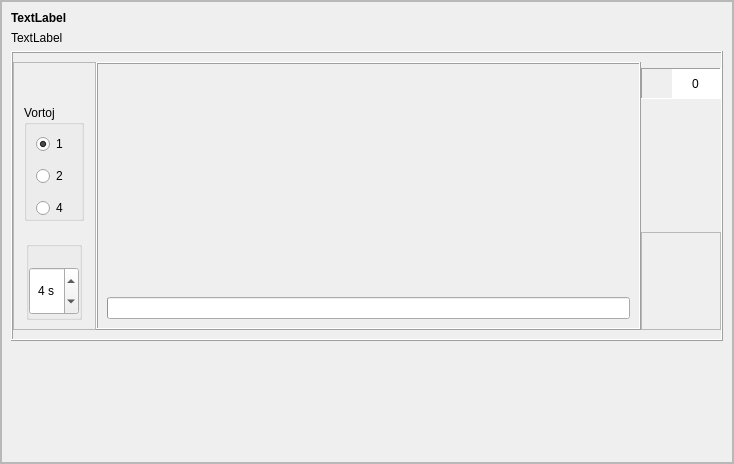
<?xml version="1.0" encoding="UTF-8"?>
<ui version="4.0">
 <class>prononco</class>
 <widget class="QFrame" name="prononco">
  <property name="geometry">
   <rect>
    <x>0</x>
    <y>0</y>
    <width>734</width>
    <height>464</height>
   </rect>
  </property>
  <property name="windowTitle">
   <string>Frame</string>
  </property>
  <property name="frameShape">
   <enum>QFrame::StyledPanel</enum>
  </property>
  <property name="frameShadow">
   <enum>QFrame::Raised</enum>
  </property>
  <property name="tipo" stdset="0">
   <string>senborda</string>
  </property>
  <layout class="QVBoxLayout" name="verticalLayout_6">
   <property name="leftMargin">
    <number>0</number>
   </property>
   <property name="topMargin">
    <number>0</number>
   </property>
   <property name="rightMargin">
    <number>0</number>
   </property>
   <property name="bottomMargin">
    <number>0</number>
   </property>
   <item>
    <widget class="QScrollArea" name="scrollArea">
     <property name="widgetResizable">
      <bool>true</bool>
     </property>
     <widget class="QWidget" name="scrollAreaWidgetContents">
      <property name="geometry">
       <rect>
        <x>0</x>
        <y>0</y>
        <width>716</width>
        <height>478</height>
       </rect>
      </property>
      <layout class="QVBoxLayout" name="verticalLayout_7">
       <item>
        <widget class="titolo" name="Ekz_Pron1">
         <property name="font">
          <font>
           <weight>75</weight>
           <bold>true</bold>
          </font>
         </property>
         <property name="text">
          <string notr="true">TextLabel</string>
         </property>
         <property name="wordWrap">
          <bool>true</bool>
         </property>
        </widget>
       </item>
       <item>
        <widget class="QLabel" name="Ekz_Pron2">
         <property name="text">
          <string notr="true">TextLabel</string>
         </property>
         <property name="wordWrap">
          <bool>true</bool>
         </property>
        </widget>
       </item>
       <item>
        <widget class="QFrame" name="frame">
         <property name="frameShape">
          <enum>QFrame::Box</enum>
         </property>
         <property name="frameShadow">
          <enum>QFrame::Raised</enum>
         </property>
         <property name="tipo" stdset="0">
          <string>markebla</string>
         </property>
         <layout class="QHBoxLayout" name="horizontalLayout_2" stretch="0,1,0">
          <property name="spacing">
           <number>0</number>
          </property>
          <property name="leftMargin">
           <number>0</number>
          </property>
          <property name="rightMargin">
           <number>0</number>
          </property>
          <item>
           <widget class="QFrame" name="frame_2">
            <property name="sizePolicy">
             <sizepolicy hsizetype="Fixed" vsizetype="Preferred">
              <horstretch>0</horstretch>
              <verstretch>0</verstretch>
             </sizepolicy>
            </property>
            <property name="maximumSize">
             <size>
              <width>100</width>
              <height>16777215</height>
             </size>
            </property>
            <property name="frameShape">
             <enum>QFrame::StyledPanel</enum>
            </property>
            <property name="frameShadow">
             <enum>QFrame::Raised</enum>
            </property>
            <property name="tipo" stdset="0">
             <string>senborda</string>
            </property>
            <layout class="QVBoxLayout" name="verticalLayout_2">
             <property name="spacing">
              <number>20</number>
             </property>
             <property name="leftMargin">
              <number>0</number>
             </property>
             <property name="topMargin">
              <number>0</number>
             </property>
             <property name="rightMargin">
              <number>0</number>
             </property>
             <item alignment="Qt::AlignLeft|Qt::AlignTop">
              <widget class="QFrame" name="frame_5">
               <property name="sizePolicy">
                <sizepolicy hsizetype="Preferred" vsizetype="Maximum">
                 <horstretch>0</horstretch>
                 <verstretch>0</verstretch>
                </sizepolicy>
               </property>
               <property name="maximumSize">
                <size>
                 <width>16777215</width>
                 <height>16777215</height>
                </size>
               </property>
               <property name="autoFillBackground">
                <bool>false</bool>
               </property>
               <property name="frameShape">
                <enum>QFrame::NoFrame</enum>
               </property>
               <property name="frameShadow">
                <enum>QFrame::Sunken</enum>
               </property>
               <layout class="QHBoxLayout" name="horizontalLayout">
                <property name="spacing">
                 <number>1</number>
                </property>
                <property name="leftMargin">
                 <number>0</number>
                </property>
                <property name="topMargin">
                 <number>0</number>
                </property>
                <property name="rightMargin">
                 <number>0</number>
                </property>
                <property name="bottomMargin">
                 <number>0</number>
                </property>
                <item>
                 <widget class="QPushButton" name="PP_Startu">
                  <property name="text">
                   <string notr="true"/>
                  </property>
                  <property name="icon">
                   <iconset>
                    <normalon>:/ikonoj/ekzercoj/komenci.png</normalon>
                    <activeon>:/ikonoj/ekzercoj/komenci-over.png</activeon>
                   </iconset>
                  </property>
                  <property name="iconSize">
                   <size>
                    <width>35</width>
                    <height>33</height>
                   </size>
                  </property>
                  <property name="flat">
                   <bool>true</bool>
                  </property>
                  <property name="tipo" stdset="0">
                   <string>komenci</string>
                  </property>
                 </widget>
                </item>
                <item>
                 <widget class="QPushButton" name="PP_Haltu">
                  <property name="enabled">
                   <bool>false</bool>
                  </property>
                  <property name="text">
                   <string notr="true"/>
                  </property>
                  <property name="icon">
                   <iconset>
                    <normalon>:/ikonoj/ekzercoj/halti.png</normalon>
                    <activeon>:/ikonoj/ekzercoj/halti-over.png</activeon>
                   </iconset>
                  </property>
                  <property name="iconSize">
                   <size>
                    <width>35</width>
                    <height>33</height>
                   </size>
                  </property>
                  <property name="flat">
                   <bool>true</bool>
                  </property>
                  <property name="tipo" stdset="0">
                   <string>halti</string>
                  </property>
                 </widget>
                </item>
               </layout>
              </widget>
             </item>
             <item alignment="Qt::AlignHCenter|Qt::AlignVCenter">
              <widget class="QGroupBox" name="PP_Kiomope">
               <property name="sizePolicy">
                <sizepolicy hsizetype="Preferred" vsizetype="Maximum">
                 <horstretch>0</horstretch>
                 <verstretch>0</verstretch>
                </sizepolicy>
               </property>
               <property name="title">
                <string>Vortoj</string>
               </property>
               <layout class="QVBoxLayout" name="verticalLayout_5">
                <property name="spacing">
                 <number>12</number>
                </property>
                <property name="bottomMargin">
                 <number>0</number>
                </property>
                <item>
                 <widget class="QRadioButton" name="radio1">
                  <property name="sizePolicy">
                   <sizepolicy hsizetype="Preferred" vsizetype="Preferred">
                    <horstretch>0</horstretch>
                    <verstretch>0</verstretch>
                   </sizepolicy>
                  </property>
                  <property name="text">
                   <string notr="true">1</string>
                  </property>
                  <property name="checked">
                   <bool>true</bool>
                  </property>
                 </widget>
                </item>
                <item>
                 <widget class="QRadioButton" name="radio2">
                  <property name="sizePolicy">
                   <sizepolicy hsizetype="Preferred" vsizetype="Preferred">
                    <horstretch>0</horstretch>
                    <verstretch>0</verstretch>
                   </sizepolicy>
                  </property>
                  <property name="text">
                   <string notr="true">2</string>
                  </property>
                 </widget>
                </item>
                <item>
                 <widget class="QRadioButton" name="radio4">
                  <property name="sizePolicy">
                   <sizepolicy hsizetype="Preferred" vsizetype="Preferred">
                    <horstretch>0</horstretch>
                    <verstretch>0</verstretch>
                   </sizepolicy>
                  </property>
                  <property name="text">
                   <string notr="true">4</string>
                  </property>
                 </widget>
                </item>
               </layout>
              </widget>
             </item>
             <item alignment="Qt::AlignHCenter|Qt::AlignBottom">
              <widget class="QGroupBox" name="Tempujo">
               <property name="sizePolicy">
                <sizepolicy hsizetype="Preferred" vsizetype="Maximum">
                 <horstretch>0</horstretch>
                 <verstretch>0</verstretch>
                </sizepolicy>
               </property>
               <property name="title">
                <string/>
               </property>
               <layout class="QVBoxLayout" name="verticalLayout_8">
                <property name="leftMargin">
                 <number>0</number>
                </property>
                <property name="topMargin">
                 <number>0</number>
                </property>
                <property name="rightMargin">
                 <number>0</number>
                </property>
                <property name="bottomMargin">
                 <number>2</number>
                </property>
                <item alignment="Qt::AlignHCenter">
                 <widget class="QLabel" name="label_2">
                  <property name="text">
                   <string/>
                  </property>
                  <property name="pixmap">
                   <pixmap resource="ikonoj.qrc">:/ikonoj/kronometro.png</pixmap>
                  </property>
                  <property name="alignment">
                   <set>Qt::AlignCenter</set>
                  </property>
                 </widget>
                </item>
                <item>
                 <widget class="QSpinBox" name="spinBox">
                  <property name="sizePolicy">
                   <sizepolicy hsizetype="Preferred" vsizetype="Preferred">
                    <horstretch>0</horstretch>
                    <verstretch>0</verstretch>
                   </sizepolicy>
                  </property>
                  <property name="minimumSize">
                   <size>
                    <width>48</width>
                    <height>48</height>
                   </size>
                  </property>
                  <property name="alignment">
                   <set>Qt::AlignCenter</set>
                  </property>
                  <property name="suffix">
                   <string> s</string>
                  </property>
                  <property name="minimum">
                   <number>2</number>
                  </property>
                  <property name="maximum">
                   <number>15</number>
                  </property>
                  <property name="value">
                   <number>4</number>
                  </property>
                 </widget>
                </item>
               </layout>
              </widget>
             </item>
            </layout>
           </widget>
          </item>
          <item>
           <widget class="QFrame" name="frame_3">
            <property name="frameShape">
             <enum>QFrame::Box</enum>
            </property>
            <property name="frameShadow">
             <enum>QFrame::Raised</enum>
            </property>
            <property name="tipo" stdset="0">
             <string>ekzerca</string>
            </property>
            <layout class="QVBoxLayout" name="verticalLayout_4" stretch="0,1,0">
             <item>
              <widget class="titolo" name="PP_Vorto">
               <property name="text">
                <string notr="true"/>
               </property>
               <property name="alignment">
                <set>Qt::AlignCenter</set>
               </property>
               <property name="wordWrap">
                <bool>true</bool>
               </property>
               <property name="lingvo" stdset="0">
                <string>eo</string>
               </property>
              </widget>
             </item>
             <item>
              <widget class="QLabel" name="bildo">
               <property name="alignment">
                <set>Qt::AlignCenter</set>
               </property>
              </widget>
             </item>
             <item>
              <widget class="QProgressBar" name="PP_Prog">
               <property name="sizePolicy">
                <sizepolicy hsizetype="Preferred" vsizetype="Preferred">
                 <horstretch>0</horstretch>
                 <verstretch>0</verstretch>
                </sizepolicy>
               </property>
               <property name="value">
                <number>0</number>
               </property>
               <property name="alignment">
                <set>Qt::AlignCenter</set>
               </property>
               <property name="format">
                <string/>
               </property>
               <property name="tipo" stdset="0">
                <string>progreso</string>
               </property>
              </widget>
             </item>
            </layout>
           </widget>
          </item>
          <item>
           <layout class="QVBoxLayout" name="verticalLayout_3">
            <property name="topMargin">
             <number>6</number>
            </property>
            <item alignment="Qt::AlignHCenter|Qt::AlignTop">
             <widget class="QFrame" name="frame_4">
              <property name="sizePolicy">
               <sizepolicy hsizetype="Preferred" vsizetype="Maximum">
                <horstretch>0</horstretch>
                <verstretch>0</verstretch>
               </sizepolicy>
              </property>
              <property name="minimumSize">
               <size>
                <width>80</width>
                <height>31</height>
               </size>
              </property>
              <property name="maximumSize">
               <size>
                <width>81</width>
                <height>31</height>
               </size>
              </property>
              <property name="autoFillBackground">
               <bool>false</bool>
              </property>
              <property name="frameShape">
               <enum>QFrame::Panel</enum>
              </property>
              <property name="frameShadow">
               <enum>QFrame::Sunken</enum>
              </property>
              <property name="tipo" stdset="0">
               <string>shilda</string>
              </property>
              <layout class="QHBoxLayout" name="horizontalLayout_4">
               <property name="leftMargin">
                <number>0</number>
               </property>
               <property name="topMargin">
                <number>0</number>
               </property>
               <property name="rightMargin">
                <number>0</number>
               </property>
               <property name="bottomMargin">
                <number>0</number>
               </property>
               <item>
                <widget class="QLabel" name="label">
                 <property name="enabled">
                  <bool>true</bool>
                 </property>
                 <property name="maximumSize">
                  <size>
                   <width>24</width>
                   <height>24</height>
                  </size>
                 </property>
                 <property name="text">
                  <string notr="true"/>
                 </property>
                 <property name="pixmap">
                  <pixmap resource="ikonoj.qrc">:/ikonoj/kubeto.png</pixmap>
                 </property>
                 <property name="scaledContents">
                  <bool>true</bool>
                 </property>
                </widget>
               </item>
               <item>
                <widget class="QSpinBox" name="Placar">
                 <property name="sizePolicy">
                  <sizepolicy hsizetype="Preferred" vsizetype="Preferred">
                   <horstretch>0</horstretch>
                   <verstretch>0</verstretch>
                  </sizepolicy>
                 </property>
                 <property name="font">
                  <font>
                   <weight>50</weight>
                   <bold>false</bold>
                  </font>
                 </property>
                 <property name="frame">
                  <bool>false</bool>
                 </property>
                 <property name="alignment">
                  <set>Qt::AlignCenter</set>
                 </property>
                 <property name="readOnly">
                  <bool>true</bool>
                 </property>
                 <property name="buttonSymbols">
                  <enum>QAbstractSpinBox::NoButtons</enum>
                 </property>
                 <property name="tipo" stdset="0">
                  <string>shilda</string>
                 </property>
                </widget>
               </item>
              </layout>
             </widget>
            </item>
            <item alignment="Qt::AlignBottom">
             <widget class="QFrame" name="butonujo">
              <property name="enabled">
               <bool>false</bool>
              </property>
              <property name="sizePolicy">
               <sizepolicy hsizetype="Fixed" vsizetype="Preferred">
                <horstretch>0</horstretch>
                <verstretch>0</verstretch>
               </sizepolicy>
              </property>
              <property name="maximumSize">
               <size>
                <width>100</width>
                <height>16777215</height>
               </size>
              </property>
              <property name="frameShape">
               <enum>QFrame::StyledPanel</enum>
              </property>
              <property name="frameShadow">
               <enum>QFrame::Raised</enum>
              </property>
              <property name="tipo" stdset="0">
               <string>senborda</string>
              </property>
              <layout class="QVBoxLayout" name="verticalLayout">
               <property name="leftMargin">
                <number>0</number>
               </property>
               <property name="rightMargin">
                <number>0</number>
               </property>
               <item>
                <widget class="QPushButton" name="PP_Mik_re">
                 <property name="sizePolicy">
                  <sizepolicy hsizetype="Preferred" vsizetype="Preferred">
                   <horstretch>0</horstretch>
                   <verstretch>0</verstretch>
                  </sizepolicy>
                 </property>
                 <property name="text">
                  <string notr="true"/>
                 </property>
                 <property name="icon">
                  <iconset>
                   <normalon>:/ikonoj/ekzercoj/paroli-denove.png</normalon>
                   <activeon>:/ikonoj/ekzercoj/paroli-denove-over.png</activeon>
                  </iconset>
                 </property>
                 <property name="iconSize">
                  <size>
                   <width>81</width>
                   <height>33</height>
                  </size>
                 </property>
                 <property name="flat">
                  <bool>true</bool>
                 </property>
                 <property name="tipo" stdset="0">
                  <string>paroli</string>
                 </property>
                </widget>
               </item>
               <item>
                <widget class="QPushButton" name="PP_Aud_re">
                 <property name="sizePolicy">
                  <sizepolicy hsizetype="Preferred" vsizetype="Preferred">
                   <horstretch>0</horstretch>
                   <verstretch>0</verstretch>
                  </sizepolicy>
                 </property>
                 <property name="text">
                  <string notr="true"/>
                 </property>
                 <property name="icon">
                  <iconset>
                   <normalon>:/ikonoj/ekzercoj/auskultu-denove.png</normalon>
                   <activeon>:/ikonoj/ekzercoj/auskultu-denove-over.png</activeon>
                  </iconset>
                 </property>
                 <property name="iconSize">
                  <size>
                   <width>81</width>
                   <height>33</height>
                  </size>
                 </property>
                 <property name="flat">
                  <bool>true</bool>
                 </property>
                 <property name="tipo" stdset="0">
                  <string>auskulti</string>
                 </property>
                </widget>
               </item>
               <item>
                <widget class="QPushButton" name="PP_Antauen">
                 <property name="sizePolicy">
                  <sizepolicy hsizetype="Preferred" vsizetype="Preferred">
                   <horstretch>0</horstretch>
                   <verstretch>0</verstretch>
                  </sizepolicy>
                 </property>
                 <property name="text">
                  <string notr="true"/>
                 </property>
                 <property name="icon">
                  <iconset>
                   <normalon>:/ikonoj/ekzercoj/antauen.png</normalon>
                   <activeon>:/ikonoj/ekzercoj/antauen-over.png</activeon>
                  </iconset>
                 </property>
                 <property name="iconSize">
                  <size>
                   <width>81</width>
                   <height>33</height>
                  </size>
                 </property>
                 <property name="flat">
                  <bool>true</bool>
                 </property>
                 <property name="tipo" stdset="0">
                  <string>antauen</string>
                 </property>
                </widget>
               </item>
              </layout>
             </widget>
            </item>
           </layout>
          </item>
         </layout>
        </widget>
       </item>
       <item>
        <spacer name="verticalSpacer">
         <property name="orientation">
          <enum>Qt::Vertical</enum>
         </property>
         <property name="sizeHint" stdset="0">
          <size>
           <width>20</width>
           <height>40</height>
          </size>
         </property>
        </spacer>
       </item>
      </layout>
     </widget>
    </widget>
   </item>
  </layout>
 </widget>
 <customwidgets>
  <customwidget>
   <class>titolo</class>
   <extends>QLabel</extends>
   <header>titolo.h</header>
  </customwidget>
 </customwidgets>
 <resources>
  <include location="ikonoj.qrc"/>
 </resources>
 <connections/>
</ui>
